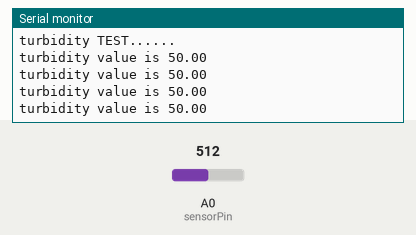
This sketch was run on a simulated Arduino Uno, built with avr-gcc and run on an emulated ATmega328P. Shown: the last lines printed to the serial monitor. The inputs (shaded band) are chosen by the test bench; at power-on: A0 (sensorPin) = 512.

Above: at 1.2 s.
1.3 s: A0 (sensorPin) set to 716
At 1.71 s:
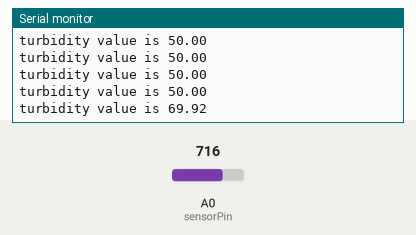
2.8 s: A0 (sensorPin) set to 900
At 2.91 s:
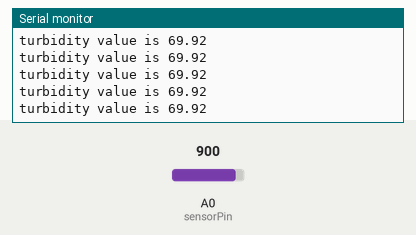
Timing chart, 0 to 5.8 s (numbered marks = the images above; inputs shaded):
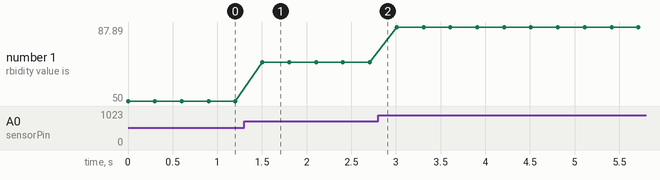

The sketch:

turbidity.ino
```cpp
/***
 * 淘宝    ：https://qhebot.taobao.com/
***/
int sensorPin = A0;    // select the input pin for the potentiometer
float sensorValue = 0;  // variable to store the value coming from the sensor

void setup() {
  Serial.begin(115200);
  Serial.println("turbidity TEST......");
}

void loop() {
  sensorValue = analogRead(sensorPin);
  sensorValue = (sensorValue*100/1024);
  Serial.print("turbidity value is ");
  Serial.println(sensorValue);
  delay(300);
}
```

Measured:
- after the input at 1.3 s, the serial monitor: prints a new line after 0.20 s (image 1)
- plotted number 1: 50 → 69.92 after the input at 1.3 s, 69.92 → 87.89 after the input at 2.8 s
